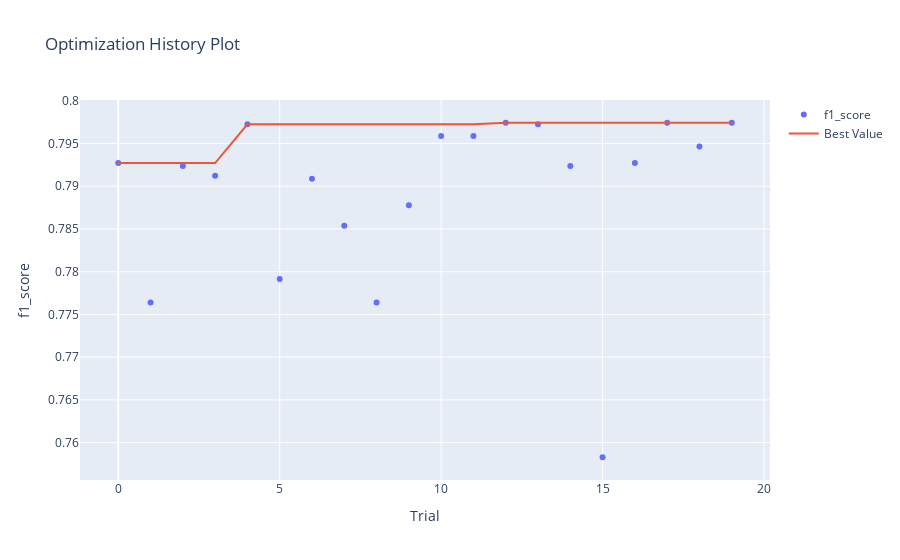

Notebook code for this chart:
### Code cell
# выводим результаты на обучающей выборке
# Логистическая регрессия 2
print("Наилучшие значения гиперпараметров {}".format(study_lr_2.best_params))
print("f1_score на обучающем наборе: {:.2f}".format(study_lr_2.best_value))

# рассчитаем точность для тестовой выборки
model = linear_model.LogisticRegression(**study_lr_2.best_params, random_state=random_state, max_iter=max_iter)
model.fit(X_train, y_train)
y_train_pred = model.predict(X_train)
print("accuracy на тестовом наборе: {:.2f}".format(model.score(X_test, y_test)))
y_test_pred = model.predict(X_test)
print('f1_score на тестовом наборе: {:.2f}'.format(metrics.f1_score(y_test, y_test_pred)))

#Визуализируем оптимизацию
optuna.visualization.plot_optimization_history(study_lr_2, target_name="f1_score")

### Figure 1 — Plotly figure (JSON) as saved in the notebook; plotly's stock layout.template omitted (floating-point values rounded to 4 significant figures)
{"data": [{"mode": "markers", "name": "f1_score", "type": "scatter", "x": [0, 1, 2, 3, 4, 5, 6, 7, 8, 9, 10, 11, 12, 13, 14, 15, 16, 17, 18, 19], "y": [0.7927, 0.7764, 0.7924, 0.7912, 0.7972, 0.7791, 0.7909, 0.7854, 0.7764, 0.7878, 0.7959, 0.7959, 0.7974, 0.7972, 0.7924, 0.7583, 0.7927, 0.7974, 0.7947, 0.7974]}, {"mode": "lines", "name": "Best Value", "type": "scatter", "x": [0, 1, 2, 3, 4, 5, 6, 7, 8, 9, 10, 11, 12, 13, 14, 15, 16, 17, 18, 19], "y": [0.7927, 0.7927, 0.7927, 0.7927, 0.7972, 0.7972, 0.7972, 0.7972, 0.7972, 0.7972, 0.7972, 0.7972, 0.7974, 0.7974, 0.7974, 0.7974, 0.7974, 0.7974, 0.7974, 0.7974]}, {"marker": {"color": "#cccccc"}, "mode": "markers", "name": "Infeasible Trial", "showlegend": false, "type": "scatter", "x": [], "y": []}], "layout": {"title": {"text": "Optimization History Plot"}, "xaxis": {"title": {"text": "Trial"}}, "yaxis": {"title": {"text": "f1_score"}}}}
